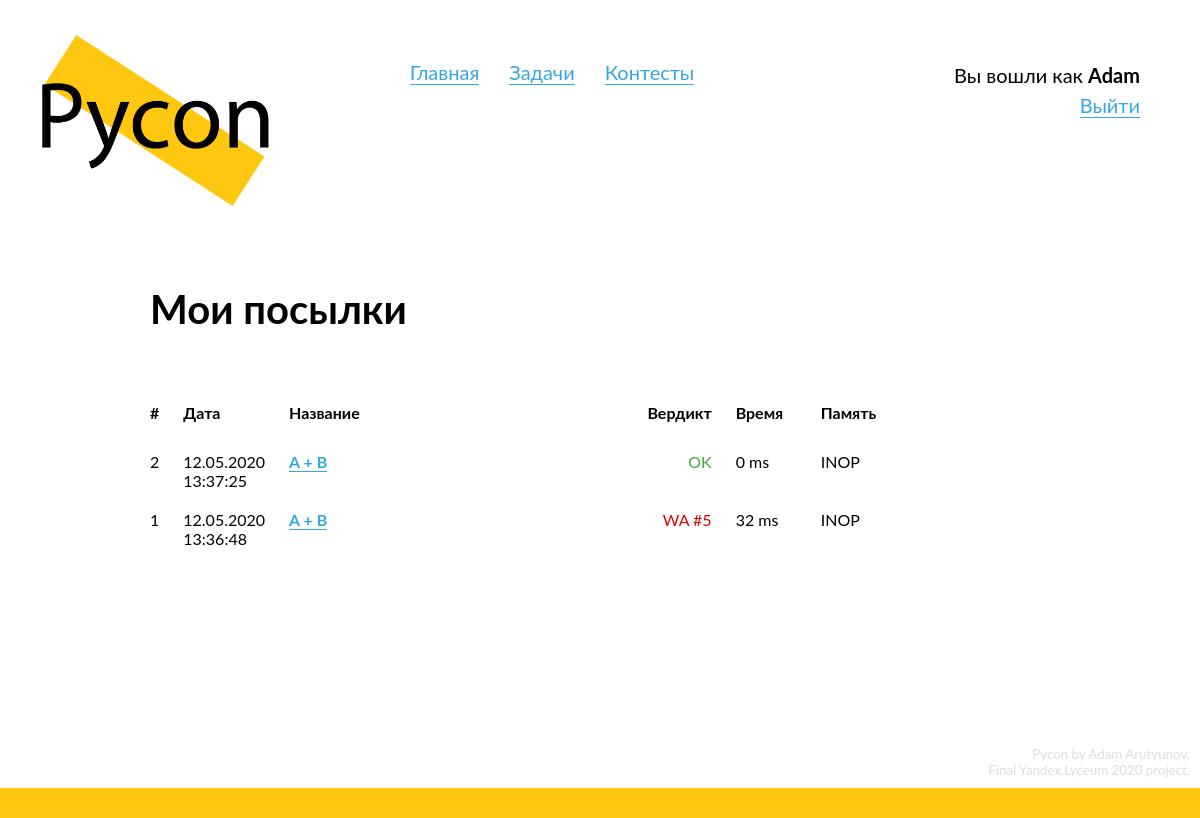
/problems/1/submissions (signed in), run on the app's committed database.
### data/models/user.py (models this page shows, shortened)
class User(SqlAlchemyBase, UserMixin, SerializerMixin):
    __tablename__ = 'users'
    id = Column(Integer, primary_key=True, autoincrement=True)
    login = Column(String, nullable=True)
    email = Column(String, index=True, unique=True, nullable=False)
    hashed_password = Column(String, nullable=True)
    role = Column(Integer, default=0)
    submissions = orm.relation("Submission", back_populates='submitter')
    problems = orm.relation('UserToProblem', back_populates='user')
    contests = orm.relation('UserToContest', back_populates='user')

### data/models/submission.py (models this page shows, shortened)
class Submission(SqlAlchemyBase, SerializerMixin):
    __tablename__ = 'submissions'
    id = Column(Integer, primary_key=True, autoincrement=True)
    submitter_id = Column(Integer, ForeignKey("users.id"))
    submitter = orm.relation("User")
    problem_id = Column(Integer, ForeignKey('problems.id'))
    problem = orm.relation("Problem")
    data = Column(String, nullable=False)
    submit_timestamp = Column(DateTime, default=datetime.datetime.now, nullable=False)
    verdict = Column(String, nullable=True)
    test = Column(Integer, ForeignKey("tests.number"), nullable=True)
    time = Column(Integer, nullable=True)  # Warning, time in ms!
    memory = Column(Integer, nullable=True)  # Warning, memory in KB!

### data/models/problem.py (models this page shows, shortened)
class Problem(SqlAlchemyBase, SerializerMixin):
    __tablename__ = 'problems'
    id = Column(Integer, primary_key=True, autoincrement=True)
    name = Column(String, nullable=True)
    situation = Column(String, nullable=False)
    input_data = Column(String, nullable=True)
    output_data = Column(String, nullable=True)
    tests = orm.relation("Test", back_populates='problem')
    time_limit = Column(Integer, nullable=True)
    memory_limit = Column(Integer, nullable=True)

### Pycon.py (the view)
@app.route('/problems/<int:problem_id>/submissions')
@login_required
def problem_submissions(problem_id):
    session = db_session.create_session()
    submissions = session.query(Submission).join(Problem).filter((Submission.submitter == current_user) &
                                                                 (Problem.id == problem_id))\
                  .order_by(Submission.id.desc()).all()
    return render_template('submissions.html', title=f"Посылки задачи №{problem_id}",
                           submissions=submissions)

### Pycon.py (called while the page is built)
@login_manager.user_loader
def load_user(user_id):
    session = db_session.create_session()
    return session.query(User).get(user_id)

### data/db_session.py (called while the page is built)
def create_session() -> Session:
    global __scoped_session
    return __scoped_session

### templates/submissions.html (shortened to what this page needs)
{% extends "base.html" %}
{% block content %}
  <div class="content-header">
    <h2>
      Мои посылки
    </h2>
  </div>
  <div class="content-block">
    {% if submissions %}
      <table class="submissions-table">
        <tr>
          <th class="id-td">
            <span>
              #
            </span>
          </th>
          <th class="timestamp-td">
            <span>
              Дата
            </span>
          </th>
          <th class="problemname-td">
            <span>
              Название
            </span>
          </th>
          <th class="verdict-td">
            <span>
              Вердикт
            </span>
          </th>
          <th class="time-td">
            <span>
              Время
            </span>
          </th>
          <th class="memory-td">
            <span>
              Память
            </span>
          </th>
        </tr>
        {% for submission in submissions %}
          <tr>
            <td class="id-td">
              {{ submission.id }}
            </td>
            <td class="timestamp-td">
              {{ submission.submit_timestamp.strftime("%d.%m.%Y<br>%H:%M:%S")|safe }}
            </td>
            <td class="problemname-td">
              <a href="/problems/{{ submission.problem.id }}">{{ submission.problem.name }}</a>
            </td>
            <td class="verdict-td">
              {% if submission.verdict == None %}
                <span class="verdict-neutral">
                  Отправлено на проверку
                </span>
              {% elif submission.verdict == 'OK' %}
                <span class="verdict-good">
                  {{ submission.verdict }}
                </span>
              {% else %}
                <span class="verdict-bad">
                  {{ submission.verdict }} #{{ submission.test }}
                </span>
              {% endif %}
            </td>
            <td class="time-td">
              <span>
                {{ submission.time if submission.time else 0 }} ms
              </span>
            </td>
            <td class="memory-td">
              <span>
                INOP
              </span>
            </td>
          </tr>
        {% endfor %}
      </table>
    {% endif %}
  </div>
{% endblock %}

### templates/base.html (shortened to what this page needs)
<!doctype html>
<html lang="en">
  <head>
      <link rel="stylesheet" type="text/css" href="/static/css/style.css">
      <link href="/static/css/codemirror.css" rel="stylesheet">
  </head>
<body>
  <header>
      <a href="/" style="border: none;">
        <div id="logo">
          <img src="/static/img/logo.png">
        </div>
      </a>
      <div id="header-links">
      </div>
      <div id="login-block">
        {% if current_user.is_authenticated %}
          Вы вошли как <b>{{ current_user.login }}</b><br>
        {% else %}
          <script>
            document.write(`<a href="/login?next=${path}">Войти</a><br>`)
          </script>
          <a href="/register">Зарегистрироваться</a>
        {% endif %}
      </div>
  </header>
  <main role="main" id="main">
      {% block content %}{% endblock %}
  </main>
  <footer>
    <div id="credits">
      Pycon by Adam Arutyunov.<br>
      Final Yandex.Lyceum 2020 project.<br>
    </div>
    <div id="footer-div"></div>
  </footer>
</body>
</html>

### static/css/style.css (style rules this page uses)
* { margin: 0; padding: 0; position: relative; }
html { height: 100%; }
:root { --primary-color: #FEC811; --light-grey: #D0D0D0; --very-light-grey: #ECECEC; }
body { position: relative; font-family: "Lato"; font-size: 14pt; min-height: 100%; }
img { width: 100%; }
footer { position: absolute; bottom: 0; width: 100%; }
a { text-decoration: none; color: #35A8E0; border-bottom: 1px solid #35A8E0; }
h2 { font-size: 30pt; margin-bottom: 50px; }
td, th { position: relative; vertical-align: top; border: none; }
th { padding-bottom: 10px; text-align: left; font-weight: bold; }
table { border: none; border-spacing: 2vw 20px; margin-left: -2vw; width: 100%; font-size: 12pt; }
table a { font-weight: bold; }
.content-block { margin-top: 25px; margin-bottom: 50px; }
.content-header { margin-bottom: 50px; }
.id-td { width: 1px; overflow: visible; }
.timestamp-td { width: 10%; }
.time-td { width: 10%; }
.memory-td { width: 10%; }
.verdict-td { text-align: right; width: 20%; }
.verdict-bad { color: #DD0000; }
.verdict-good { color: #40AA3B; }
#login-block { display: inline-block; vertical-align: top; margin-top: 60px; float: right; margin-right: 60px; text-align: right; font-size: 15pt; line-height: 1.5; }
#footer-div { height: 30px; background-color: var(--primary-color); }
#credits { font-size: 10pt; color: #DDD; margin: 10px; text-align: right; }
#logo { width: 20%; margin-left: 35px; margin-top: 35px; display: inline-block; }
#main { margin-top: 75px; margin-left: 150px; width: 65%; min-width: 600px; padding-bottom: 200px; }
#header-links { display: inline-block; margin-left: 130px; margin-top: 60px; vertical-align: top; font-size: 15pt; }

### data on the page
User: login "Adam"
Submission: id "2", submit_timestamp "12.05.2020 13:37:25", problem.name "A + B", verdict "OK", time "0"
Submission: id "1", submit_timestamp "12.05.2020 13:36:48", problem.name "A + B", verdict "WA", test "5", time "32"
